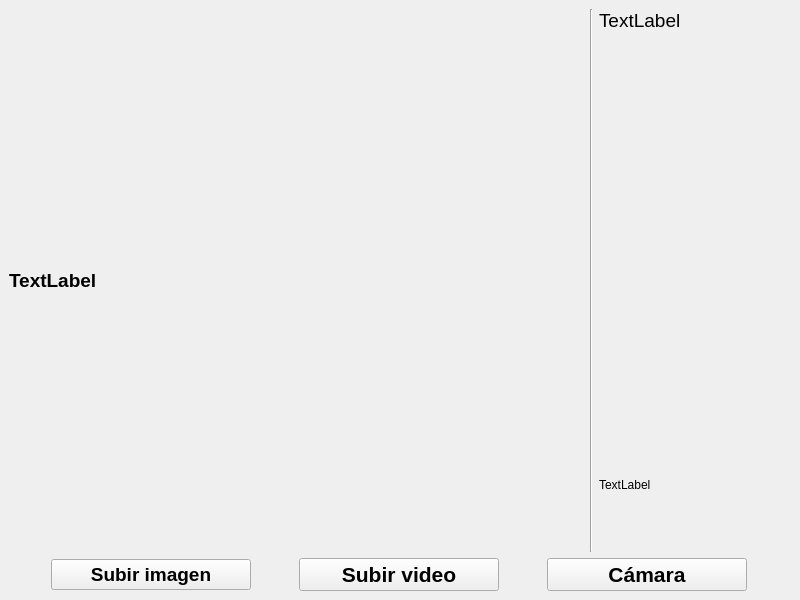
<?xml version="1.0" encoding="UTF-8"?>
<ui version="4.0">
 <class>MainWindow</class>
 <widget class="QMainWindow" name="MainWindow">
  <property name="geometry">
   <rect>
    <x>0</x>
    <y>0</y>
    <width>800</width>
    <height>600</height>
   </rect>
  </property>
  <property name="windowTitle">
   <string>MainWindow</string>
  </property>
  <widget class="QWidget" name="Centralwidget">
   <layout class="QVBoxLayout" name="verticalLayout" stretch="6,1">
    <item>
     <layout class="QHBoxLayout" name="horizontalLayout" stretch="3,0,1">
      <item>
       <layout class="QVBoxLayout" name="verticalLayout_3">
        <item>
         <widget class="QLabel" name="label">
          <property name="font">
           <font>
            <family>Ubuntu</family>
            <pointsize>14</pointsize>
            <weight>75</weight>
            <bold>true</bold>
           </font>
          </property>
          <property name="text">
           <string>TextLabel</string>
          </property>
         </widget>
        </item>
       </layout>
      </item>
      <item>
       <widget class="Line" name="line">
        <property name="orientation">
         <enum>Qt::Vertical</enum>
        </property>
       </widget>
      </item>
      <item>
       <layout class="QVBoxLayout" name="verticalLayout_2" stretch="3,1">
        <item>
         <widget class="QLabel" name="label_2">
          <property name="font">
           <font>
            <family>Ubuntu</family>
            <pointsize>14</pointsize>
           </font>
          </property>
          <property name="text">
           <string>TextLabel</string>
          </property>
          <property name="alignment">
           <set>Qt::AlignLeading|Qt::AlignLeft|Qt::AlignTop</set>
          </property>
          <property name="margin">
           <number>10</number>
          </property>
         </widget>
        </item>
        <item>
         <widget class="QLabel" name="label_3">
          <property name="text">
           <string>TextLabel</string>
          </property>
         </widget>
        </item>
       </layout>
      </item>
     </layout>
    </item>
    <item>
     <layout class="QHBoxLayout" name="horizontalLayout_2">
      <item>
       <widget class="QPushButton" name="pushButton_3">
        <property name="maximumSize">
         <size>
          <width>200</width>
          <height>16777215</height>
         </size>
        </property>
        <property name="font">
         <font>
          <pointsize>14</pointsize>
          <weight>75</weight>
          <bold>true</bold>
         </font>
        </property>
        <property name="text">
         <string>Subir imagen</string>
        </property>
       </widget>
      </item>
      <item>
       <widget class="QPushButton" name="pushButton_2">
        <property name="maximumSize">
         <size>
          <width>200</width>
          <height>16777215</height>
         </size>
        </property>
        <property name="font">
         <font>
          <pointsize>16</pointsize>
          <weight>75</weight>
          <bold>true</bold>
         </font>
        </property>
        <property name="text">
         <string>Subir video</string>
        </property>
       </widget>
      </item>
      <item>
       <widget class="QPushButton" name="pushButton">
        <property name="maximumSize">
         <size>
          <width>200</width>
          <height>16777215</height>
         </size>
        </property>
        <property name="font">
         <font>
          <pointsize>16</pointsize>
          <weight>75</weight>
          <bold>true</bold>
         </font>
        </property>
        <property name="text">
         <string>Cámara</string>
        </property>
       </widget>
      </item>
     </layout>
    </item>
   </layout>
  </widget>
 </widget>
 <resources/>
 <connections/>
</ui>
